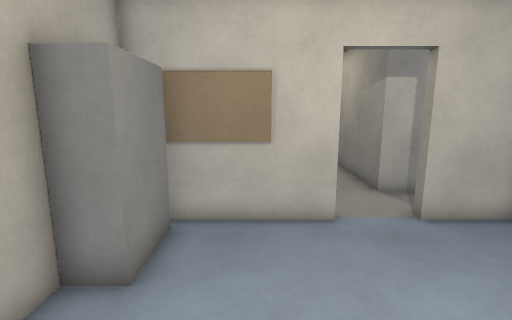
View 1 (above)

16 first-person views from a walk through a Godot game level. The camera is 1.5 m above the floor, tilts 10° down and sees 85° across. The floor is counted in squares, 0.5 m on a side. Each view is taken from the middle of a square. On the plan, view 1 faces up. The plan holds only what a view shows up to about 20 squares ahead; the rest is blank. The place goes on beyond the plan.

View 2
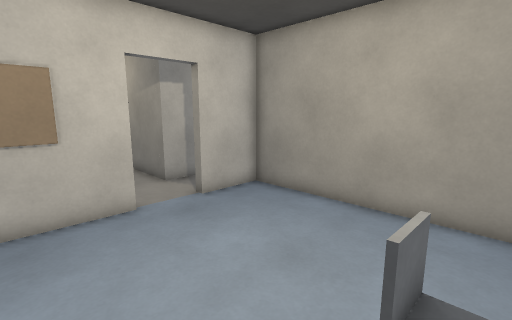

View 3
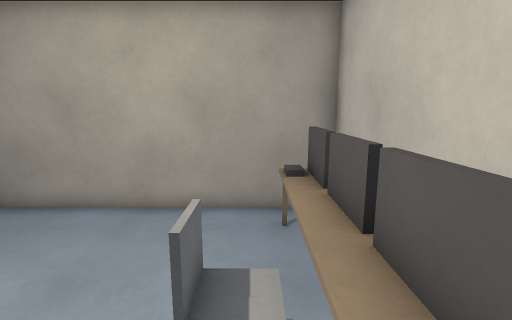

View 4
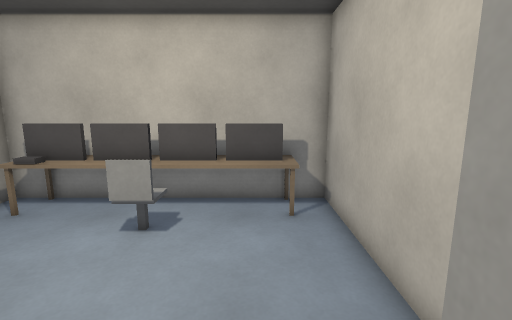

View 5
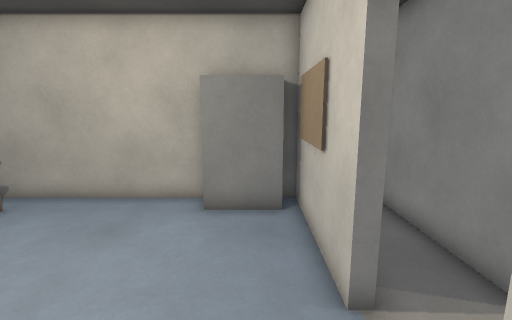

View 6
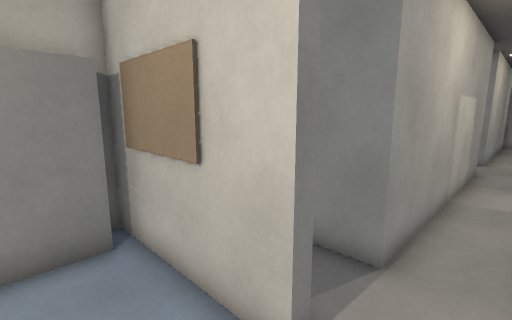

View 7
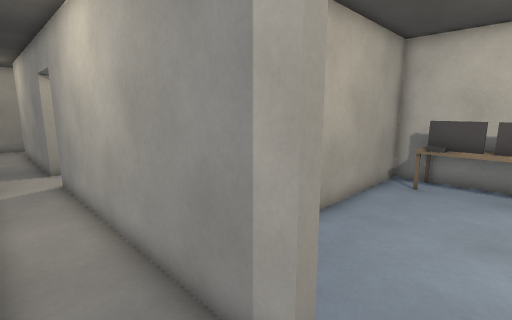

View 8
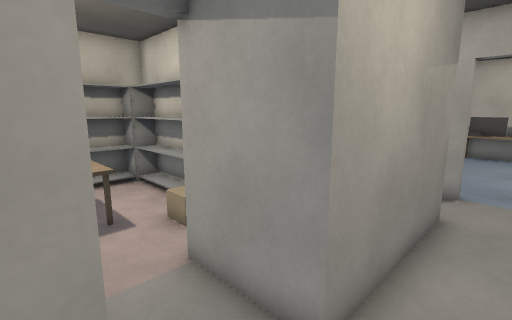

View 9
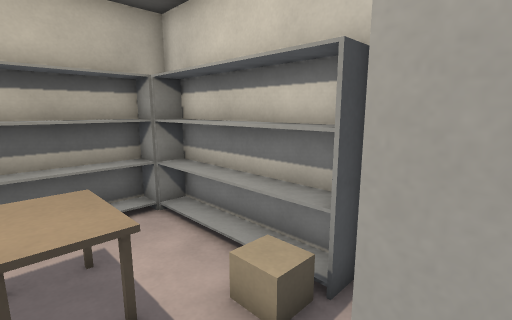

View 10
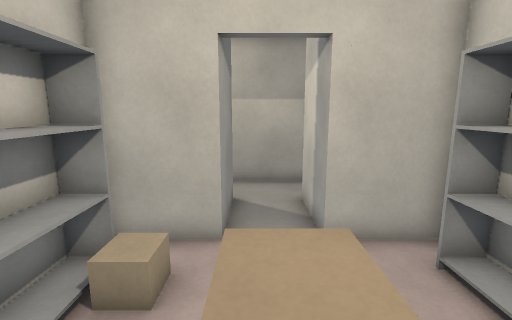

View 11
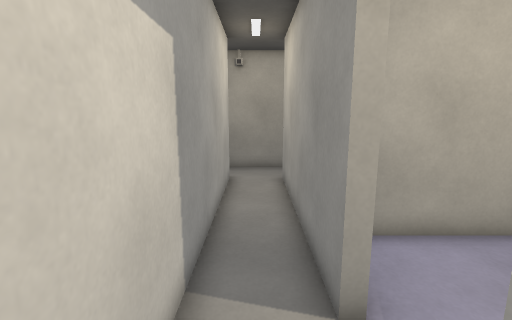

View 12
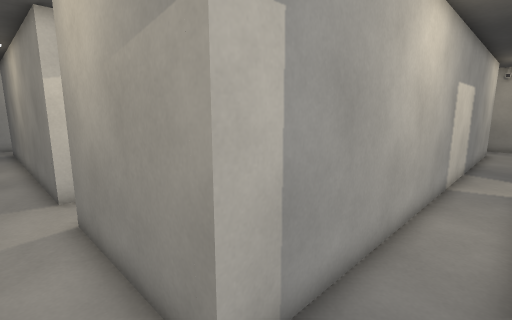

View 13
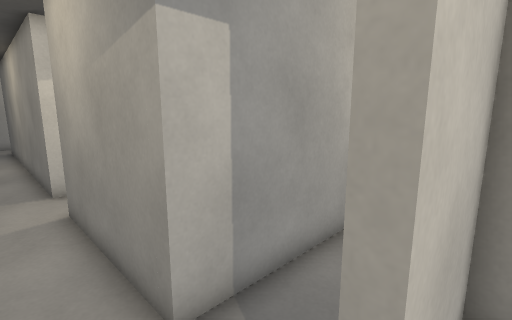

View 14
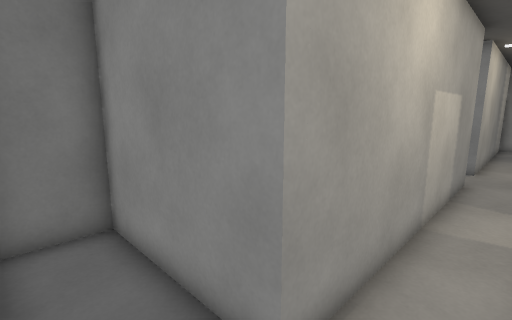

View 15
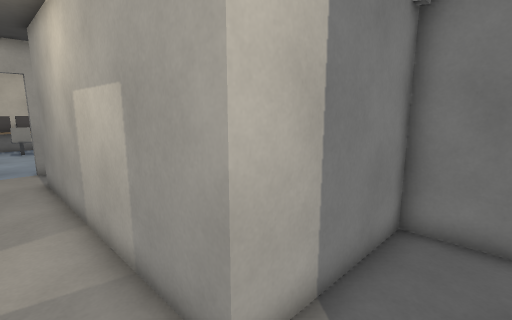

View 16
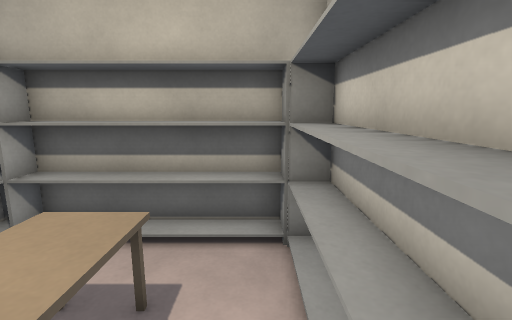

### Floor plan
Key: @ floor where view 1 was taken; # wall or solid block; . floor; = window, fence, low wall or low ledge; ^ raised ledge; O other object.
Columns run from 3 left of view 1 to 30 right of it. Each row starts with its distance up from view 1.
 26      #..#
 25      #..#
 24 #.   #..#
 23 #... ...#
 22 ######..#
 21      #..#
 20      #..#  ###    #
 19      #..####..    #
 18      #........^^^.#
 17      #........^^^.#
 16      #..####......#
 15      #..#  #.O....#
 14      #..#  ########
 13      #..#
 12      #..#
 11      #..#
 10 ######..#######################..#
  9 #................................#
  8 ######..############..#########..#
  7 ######..####          # #
  6 ##........#           ..#
  5 ##........#           ..#
  4 #.........#            .#
  3 #.........#             #
  2 #.........#
  1 #.........#
  0 #..@=.....#
 -1 #....O....#
 -2 #^^^^^^^^^#
 -3 #^ ^ ^^^^^#
 -4 ###########

Where each view was taken, in squares from view 1:
view 1: 0 up, 0 right, facing up
view 2: 1 down, 1 left, facing up-right
view 3: 1 down, 1 left, facing right
view 4: 6 up, 1 left, facing down
view 5: 6 up, 6 right, facing left
view 6: 5 up, 4 right, facing up-left
view 7: 10 up, 3 right, facing down-right
view 8: 19 up, 3 right, facing down-right
view 9: 18 up, 7 right, facing down-right
view 10: 17 up, 14 right, facing left
view 11: 9 up, 15 right, facing right
view 12: 8 up, 3 right, facing up-right
view 13: 7 up, 3 right, facing up-right
view 14: 8 up, 4 right, facing up-left
view 15: 24 up, 4 right, facing down-left
view 16: 15 up, 9 right, facing right
